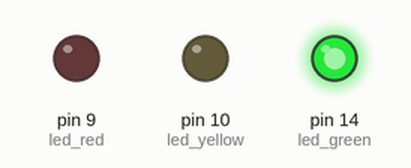
A program run on a simulated MicroPython board. Shown: output pins drawn as LEDs (lit = HIGH). What the program prints to the serial console is not drawn.

Above: at 0.1 s.
Timing chart, 0 to 1.6 s (numbered marks = the images above):
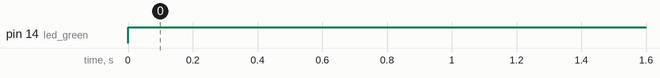

The program:

Raspberry_Pi_Program.py
```python
import machine
from machine import Pin
import utime

#inputs from yoga mat that need to be sent to Open CV. Open cv will interpret if the selected pose requires both pressure sensors actuated,
#only 1 presure sensor, or 0 pressure sensors.
left_pressure_sensor = Pin(21, Pin.IN, Pin.PULL_DOWN)
right_pressure_sensor = Pin(20, Pin.IN, Pin.PULL_DOWN)

#outputs to LED face on stickman
led_red = machine.Pin(9, machine.Pin.OUT)
led_yellow = machine.Pin(10, machine.Pin.OUT)
led_green = machine.Pin(14, machine.Pin.OUT)


#Open cv should only output these 3 variables to the Raspberry pi, whether the posture is good, okay, or bad.
good_posture = 1
okay_posture = 0
bad_posture = 0


while True:

    #These variables need to be sent to the computer opencv program
    if left_pressure_sensor.value() == 1:
        print("Left Pressure Sensor Actuated")
    if left_pressure_sensor.value() == 0:
        print("Left Pressure Sensor Unactuated")

    if right_pressure_sensor.value() == 1:
        print("Right Pressure Sensor Actuated")
    if right_pressure_sensor.value() == 0:
        print("Right Pressure Sensor Unactuated")


    #These are the outputs to the LED face
    if good_posture:
        led_green.value(1)
        led_yellow.value(0)
        led_red.value(0)
    if okay_posture:
        led_green.value(0)
        led_yellow.value(1)
        led_red.value(0)
    if bad_posture:
        led_green.value(0)
        led_yellow.value(0)
        led_red.value(1)

    utime.sleep(1)
```

Measured:
- by itself, pin 14 (led_green): LOW → HIGH at 0.00 s
